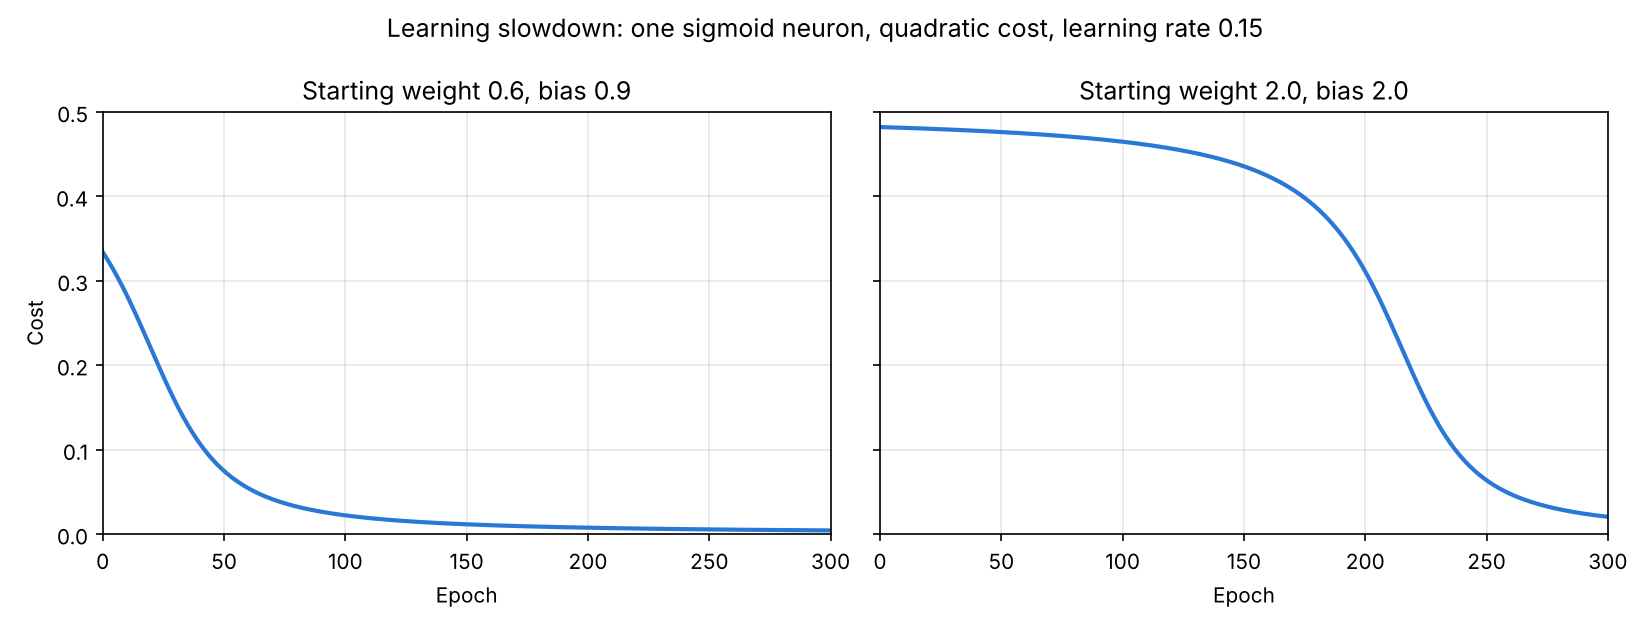

Reproduce this figure in Python.
"""
Part 1: learning slowdown with the quadratic cost.

Recreates the two graphs at the start of Chapter 3 of Nielsen's
"Neural Networks and Deep Learning". A single sigmoid neuron with one
input is trained to map the input 1 to the output 0.

    Run 1: starting weight 0.6, starting bias 0.9  (output starts at 0.82)
    Run 2: starting weight 2.0, starting bias 2.0  (output starts at 0.98)

Both use the quadratic cost C = (y - a)^2 / 2, learning rate 0.15,
and 300 epochs. Run 2 starts further from the right answer, yet it
learns much more slowly at first. That is the learning slowdown.

Usage:  python3 part1_learning_slowdown.py
"""

import numpy as np
import matplotlib

matplotlib.use("Agg")
import matplotlib.pyplot as plt

X = 1.0        # the single training input
Y = 0.0        # the desired output
ETA = 0.15     # learning rate
EPOCHS = 300


def sigmoid(z):
    return 1.0 / (1.0 + np.exp(-z))


def train(w, b, eta=ETA, epochs=EPOCHS):
    """Gradient descent on one neuron. Returns the cost, output, weight
    and bias recorded at every epoch (including epoch 0)."""
    costs, outputs, weights, biases = [], [], [], []
    for _ in range(epochs + 1):
        a = sigmoid(w * X + b)
        costs.append(0.5 * (Y - a) ** 2)
        outputs.append(a)
        weights.append(w)
        biases.append(b)
        # dC/dw = (a - y) * sigma'(z) * x   and   dC/db = (a - y) * sigma'(z)
        delta = (a - Y) * a * (1 - a)
        w -= eta * delta * X
        b -= eta * delta
    return costs, outputs, weights, biases


def main():
    runs = [
        ("Starting weight 0.6, bias 0.9", 0.6, 0.9),
        ("Starting weight 2.0, bias 2.0", 2.0, 2.0),
    ]

    fig, axes = plt.subplots(1, 2, figsize=(11, 4.2), sharey=True)
    for ax, (title, w0, b0) in zip(axes, runs):
        costs, outputs, weights, biases = train(w0, b0)
        ax.plot(range(EPOCHS + 1), costs, color="#2a78d6", linewidth=2)
        ax.set_title(title)
        ax.set_xlabel("Epoch")
        ax.set_xlim(0, EPOCHS)
        ax.set_ylim(0, 0.5)
        ax.grid(alpha=0.3)
        print(f"{title}")
        print(f"  output: {outputs[0]:.2f} -> {outputs[-1]:.2f}")
        print(f"  cost:   {costs[0]:.4f} -> {costs[-1]:.4f}")
        print(f"  final weight {weights[-1]:.2f}, final bias {biases[-1]:.2f}")
    axes[0].set_ylabel("Cost")
    fig.suptitle("Learning slowdown: one sigmoid neuron, quadratic cost, "
                 "learning rate 0.15")
    fig.tight_layout()
    fig.savefig("part1_learning_slowdown.png", dpi=150)
    print("Saved part1_learning_slowdown.png")


if __name__ == "__main__":
    main()
